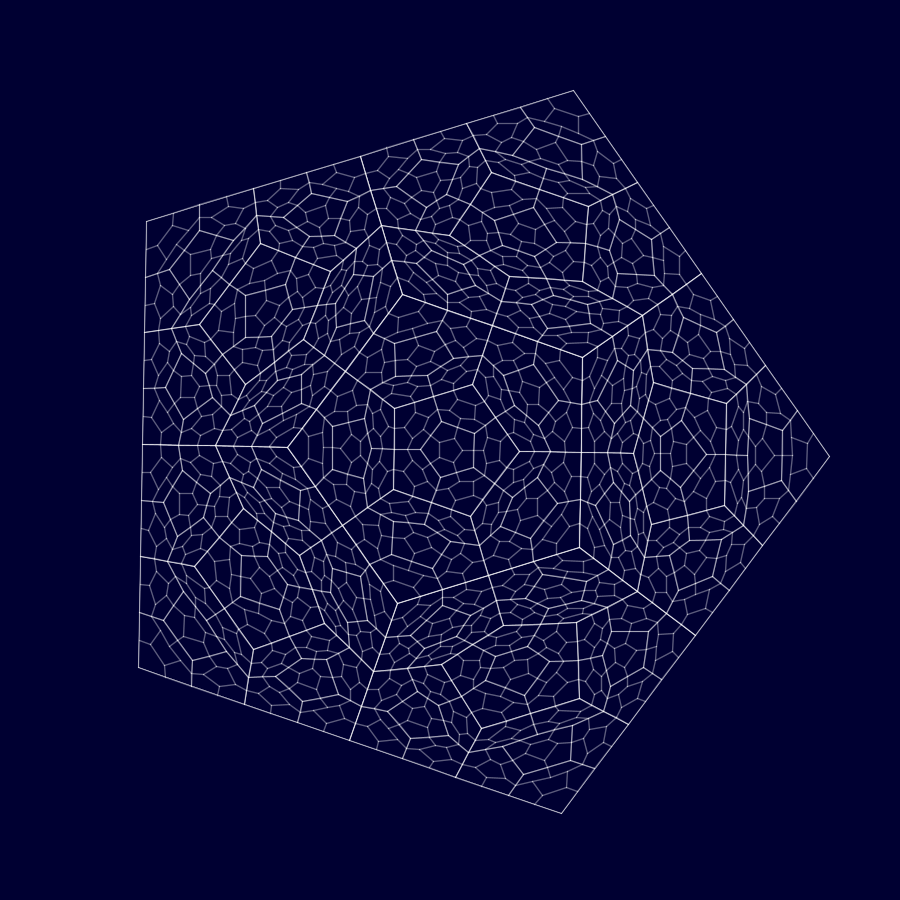
Frame 1 (no input)
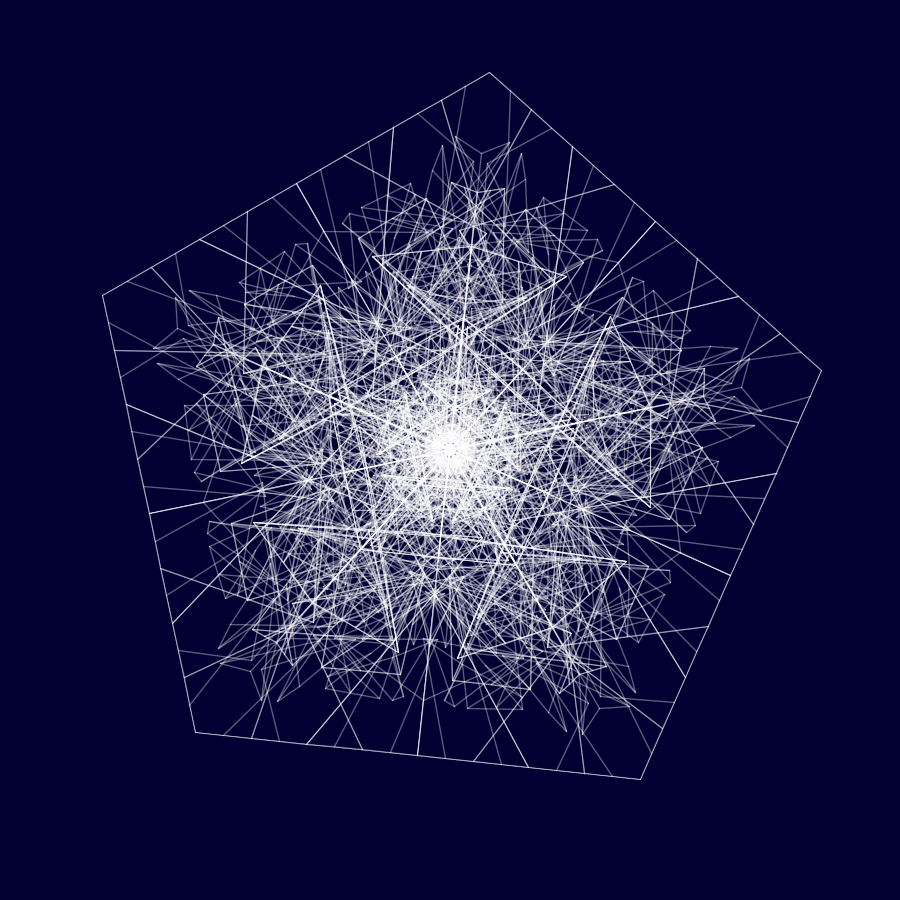
Frame 60 (the mouse pressed at the canvas centre just before this capture)
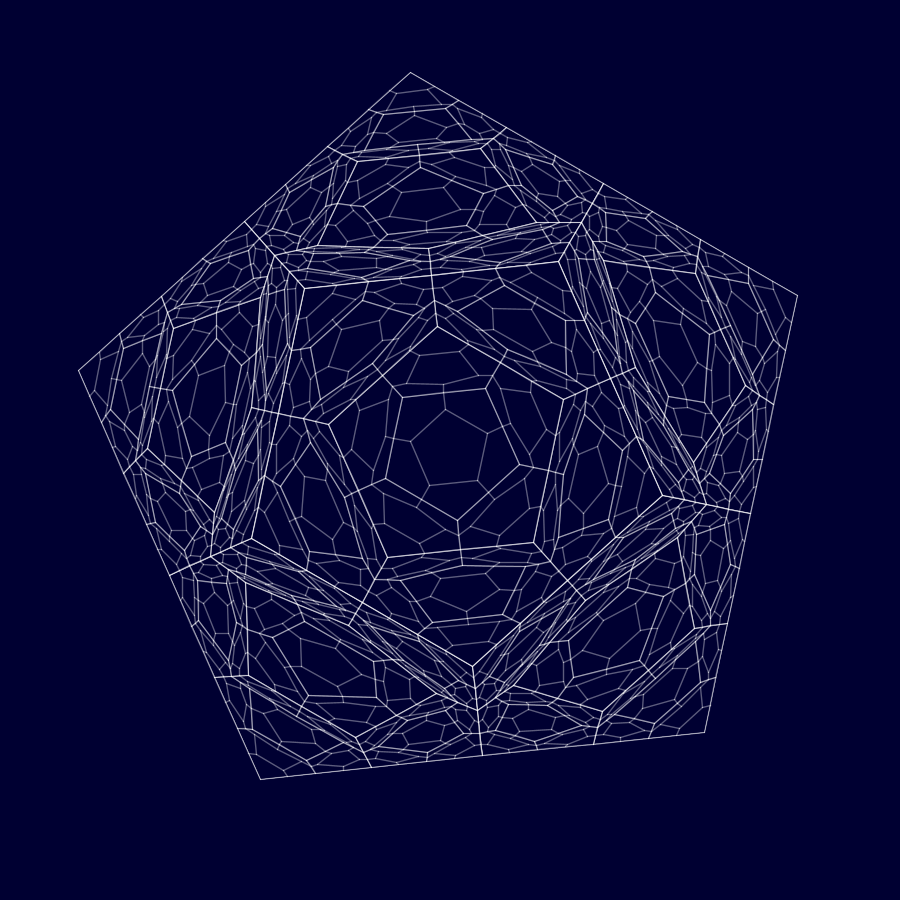
Frame 120 (the mouse held since frame 60 and released just before this capture)

The Processing sketch that drew these frames (run headless with seeded random() and noise(); from frame 60 on, the mouse is pressed at the canvas centre):

// Processing sketch: processing_124100
// ── processing_124100.pde

// Exercise Program for the lecture on "Fractals"
// a program to explore pentegon disections
// Pearson calls this Sutcliffe Pentagons (after Alan Sutcliffe)
// for Design Programming Design, Fall 2013 NCKU
// schien@mail.ncku.edu.tw

FractalRoot pentagon;
float _strutFactor = 0.2;
float _strutNoise;
int _maxLevels = 4;

void setup() { 
  size(900, 900); 
  _strutNoise = random(10);
}

void draw() {
  background(0,0,50);
  _strutNoise += 0.01; 
  _strutFactor = (noise(_strutNoise)*3)-1;
  pentagon = new FractalRoot(frameCount); 
  pentagon.drawShape();
}



// the class to represent the pentagons
class FractalRoot { 
  PointObj[] pointArr = new PointObj[5]; 
  Branch rootBranch;

  FractalRoot(float startAngle) { 
    float centX = width/2; 
    float centY = height/2; 
    int count = 0; 
    for (int i = 0; i<360; i+=72) {
      float x = centX+(380*cos(radians(startAngle+i))); 
      float y = centY+(380*sin(radians(startAngle+i))); 
      pointArr[count] = new PointObj(x, y); 
      count++;
    } 

    rootBranch = new Branch(0, 0, pointArr);
  }

  void drawShape() { 
    rootBranch.drawMe();
  }
}

// supporting class to store points
class PointObj {
  float x, y;
  PointObj(float ex, float ey) {
    x = ex;
    y = ey;
  }
}

// supporting class to store branches
class Branch {
  int level, num;
  PointObj[] outerPoints = {
  };
  PointObj[] midPoints = {
  };
  PointObj[] projPoints = {
  };
  Branch[] myBranches = {
  };

  Branch(int lev, int n, PointObj[] points) {
    level= lev;
    num = n;
    outerPoints = points;
    midPoints = calcMidPoints();
    projPoints = calcProjPoints();
    if (level < _maxLevels) {
      Branch childBranch = new Branch(level+1, 0, projPoints); 
      myBranches = (Branch[])append(myBranches, childBranch);

      for (int k=0; k<outerPoints.length; k++) { 
        int nextk = (k+4)%outerPoints.length; 
        PointObj[] newPoints = {
          outerPoints[k], midPoints[k], projPoints[k], projPoints[nextk], midPoints[nextk]
        }; 
        childBranch = new Branch(level+1, k+1, newPoints);
        myBranches = (Branch[])append(myBranches, childBranch);
      }
    }
  }

  void drawMe() {
    strokeWeight(level/3.0);
    stroke(255, 255/(level+1));
    for (int i=0; i<outerPoints.length; i++) {
      int nexti = i+1;
      if (nexti == outerPoints.length) {
        nexti = 0;
      }
      line(outerPoints[i].x, outerPoints[i].y, outerPoints[nexti].x, outerPoints[nexti].y);
    }

    /*
    // draw midpoints and projected lines
     strokeWeight(0.5); 
     fill(255, 150); 
     for (int j=0; j<midPoints.length; j++) {
     // draw midpoint
     ellipse(midPoints[j].x, midPoints[j].y, 15, 15);
     // draw projected line
     line(midPoints[j].x, midPoints[j].y, projPoints[j].x, projPoints[j].y); 
     ellipse(projPoints[j].x, projPoints[j].y, 15, 15);
     }
     */

    // ask the branches to draw themselves
    for (int k=0; k<myBranches.length; k++) {
      myBranches[k].drawMe();
    }
  }

  // methods for midpoint extrusion
  // the extrusion for any two points
  PointObj calcProjPoint(PointObj mp, PointObj op) { 
    float px, py; 
    px = mp.x + ((op.x - mp.x) * _strutFactor); 
    py = mp.y + ((op.y - mp.y) * _strutFactor); 
    return new PointObj(px, py);
  }
  // the extrusions for all midpoints
  PointObj[] calcProjPoints() {
    PointObj[] strutArray = new PointObj[midPoints.length]; 
    for (int i=0; i<midPoints.length; i++) {
      int nexti = (i+3)%midPoints.length; 
      PointObj thisSP = calcProjPoint(midPoints[i], outerPoints[nexti]); 
      strutArray[i] = thisSP;
    }
    return strutArray;
  }

  // methods for midpoint calculations
  // the midpoint between two points
  PointObj calcMidPoint(PointObj end1, PointObj end2) { 
    float mx, my; 
    mx = (end1.x + end2.x)/2; 
    my = (end1.y + end2.y)/2;
    return new PointObj(mx, my);
  }
  // the midpoints for all edges
  PointObj[] calcMidPoints() { 
    PointObj[] mpArray = new PointObj[outerPoints.length]; 
    for (int i = 0; i < outerPoints.length; i++) {
      int nexti = i+1; 
      if (nexti == outerPoints.length) {
        nexti = 0;
      }
      PointObj thisMP = calcMidPoint(outerPoints[i], outerPoints[nexti]); 
      mpArray[i] = thisMP;
    }
    return mpArray;
  }
}
